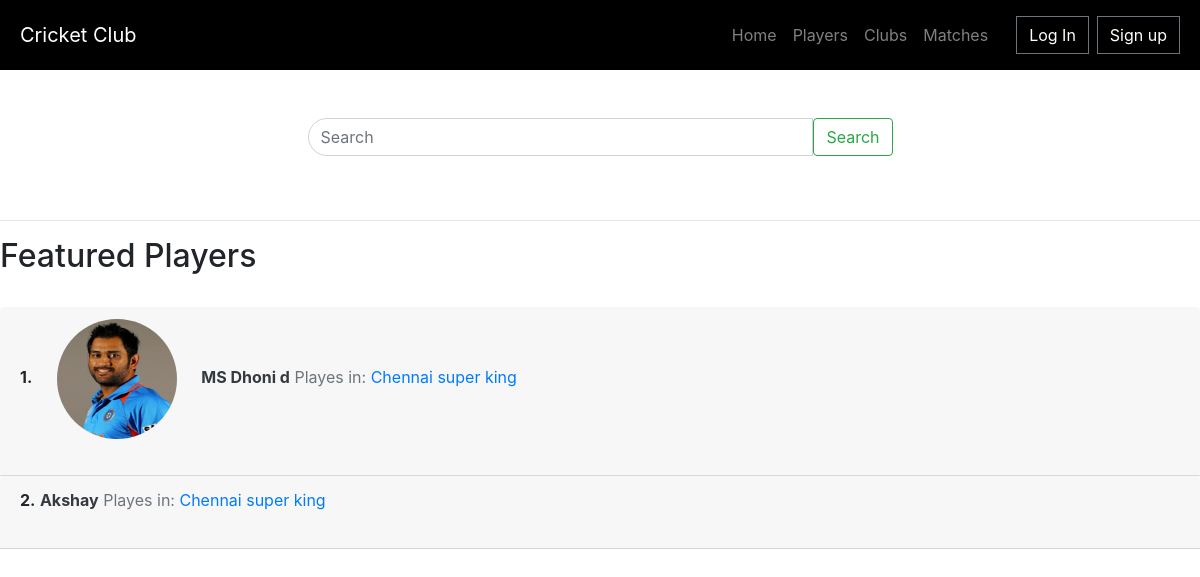
The app's page /search/ with its own data.
### players/models.py (models this page shows, shortened)
class Player(models.Model):
    name = models.CharField(max_length=120)
    runs = models.PositiveIntegerField(null=True, blank=True)
    century = models.PositiveIntegerField(null=True, blank=True)
    clean_sheets = models.PositiveIntegerField(null=True, blank=True)
    height = models.DecimalField(decimal_places=2, max_digits=8, default=0.0)
    wickets = models.PositiveIntegerField(null=True, blank=True)
    active = models.BooleanField(default=True)
    featured = models.BooleanField(default=True)
    image = models.ImageField(upload_to=upload_image_path, null=True, blank=True)
    club = models.ForeignKey(
        Club,
        on_delete=models.CASCADE,
    )
    objects = PlayerManager()

### clubs/models.py (models this page shows, shortened)
class Club(models.Model):
    IPL = 'IPL'
    WorldCup = 'WP'
    image = models.ImageField(upload_to=upload_image_path, null=True, blank=True)
    name = models.CharField(max_length=50)
    location = models.CharField(max_length=255)
    manager = models.ForeignKey(
        get_user_model(),
        on_delete = models.CASCADE
    )
    points = models.PositiveIntegerField(default=0)
    ligue_choice = ((IPL, 'IPL'),
                    (WorldCup, 'WP'),)
    ligue = models.CharField(max_length=5,
            choices=ligue_choice,
            default = IPL)
    def __str__(self):
        return self.name

### search/views.py (the view)
# urls.py: path('', views.SearchPlayerView.as_view(), name='query'),
class SearchPlayerView(ListView):
    template_name = "search/view.html"
    def get_context_data(self, *args, **kwargs):
        context = super(SearchPlayerView, self).get_context_data(*args, **kwargs)
        context['query'] = self.request.GET.get('q')
        return context
    def get_queryset(self, *args, **kwargs):
        request = self.request
        method_dict = request.GET
        query = method_dict.get('q', None)
        if query is not None:
            if query == "":
                return Player.objects.featured()
            return Player.objects.search(query)
        return Player.objects.featured()

### players/models.py (called while the page is built)
    def featured(self):
        return self.filter(featured=True, active=True)

    def get_queryset(self):
        return PlayerQuerySet(self.model, using=self._db)

    def featured(self):
        return self.get_queryset().featured()

### templates/search/view.html
{% extends 'base.html' %}
{% block content %}
  <div class='row'>
    {% if query %}
    <div class='col-12'>
      Searched for <b>{{ query }}</b>
      <hr/>
    </div>
    {% else %}
    <div class='col-12 col-md-6 mx-auto py-5'>
      {% include 'search/snippets/search-form.html' %}
    </div>
    <div class='col-12'>
      <hr>
      <h2>Featured Players</h2>
    </div>
    {% endif %}
  </div>
    <br/>
      {% for player in object_list %}
      <div class="card">
        <div class="card-header">
          <span class="font-weight-bold ">{{forloop.counter}}.</span>
          <a class="text-dark" href="{% url 'player_detail' player.pk %}">
          {% if player.image %}
          <span><img class="rounded-circle" src="{{player.image.url}}" style="height:120px; width:120px; margin-right:20px;margin-left:20px; "></span>
          {% endif %}
          <span class="font-weight-bold ">{{player.name}}</span>
          </a>
          <span class="text-muted"> Playes in:
            <a href="{% url 'club_detail' player.club.pk %}">
            {{ player.club}}</a></span>
            <br>
            <br>
        </div>
      </div>
      {% endfor %}
{% endblock %}

### static_my_project/css/reg.css (style rules this page uses)
.card { border: 0; }
.card img { width: 100px; margin: 0 auto; }

### records on screen
Player: image (picture), name "MS Dhoni d", club "Chennai super king"
Player: name "Akshay", club "Chennai super king"
